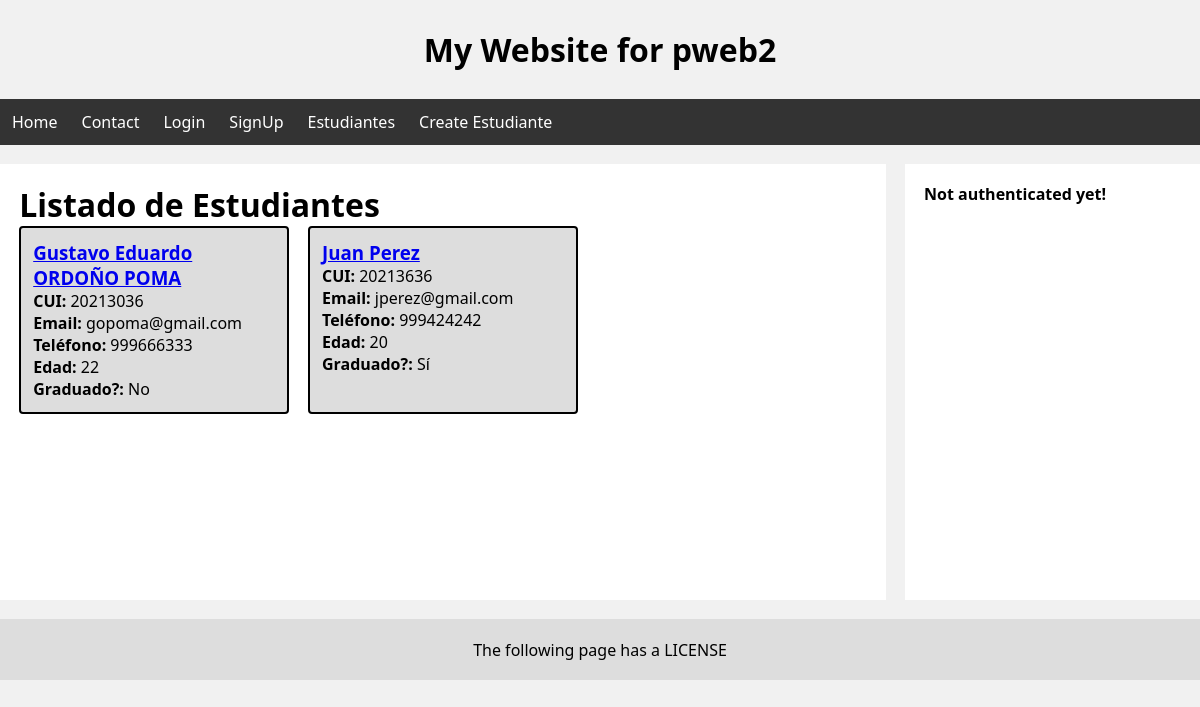
The page /estudiantes/ on the database its author committed.
### estudiantes/models.py (models this page shows, shortened)
class Estudiante(models.Model):
    cui = models.CharField(max_length=8)
    fullname = models.CharField(max_length=255)
    age = models.IntegerField()
    email = models.EmailField()
    phone_number = models.CharField(max_length=9)
    graduated = models.BooleanField(default=False)
    state = models.CharField(blank=True, max_length=255)
    city = models.CharField(blank=True, max_length=255)
    district = models.CharField(blank=True, max_length=255)
    def get_absolute_url(self):
        return reverse("estudiantes:estudiante-detail", kwargs={"pk": self.id})

### estudiantes/views.py (the view)
# urls.py: path('', EstudianteListView.as_view(), name="estudiante-list"),
class EstudianteListView(ListView):
    model = Estudiante
    paginate_by = 2

### estudiantes/templates/estudiantes/estudiante_list.html (shortened to what this page needs)
{% extends 'layouts/main-layout.html' %}
{% block content %}
    <h1>Listado de Estudiantes</h1>
    <section class="students">
        {% for estudiante in object_list %}
            <article class="students__student">
                <h3>
                    <a href="{{ estudiante.get_absolute_url }}">{{ estudiante.fullname }}</a>
                </h3>
                <p><b>CUI: </b>{{ estudiante.cui }}</p>
                <p><b>Email: </b>{{ estudiante.email }}</p>
                <p><b>Teléfono: </b>{{ estudiante.phone_number }}</p>
                <p><b>Edad: </b>{{ estudiante.age }}</p>
                <p><b>Graduado?: </b>
                    {% if estudiante.graduated %}
                        <span>Sí</span>
                    {% else %}
                        <span>No</span>
                    {% endif %}
                </p>
            </article>
        {% endfor %}
    </section>
{% endblock %}

### static/css/styles.css (style rules this page uses)
* { box-sizing: border-box; margin: 0; padding: 0; font-family:'Segoe UI', Tahoma, Geneva, Verdana, sans-serif; }
body { background-color: #F1F1F1; }

### estudiantes/templates/estudiantes/estudiante_list.html (style rules this page uses)
.students { display: grid; gap: 1.2rem; grid-template-columns: repeat(3, 1fr); }
.students__student { border: 2px solid #000; border-radius: 4px; padding: 0.75rem; background-color: #DDD; }

### rows shown on the page
Estudiante: fullname "Gustavo Eduardo ORDOÑO POMA", cui "20213036", email "gopoma@gmail.com", phone_number "999666333", age "22", graduated "No"
Estudiante: fullname "Juan Perez", cui "20213636", email "jperez@gmail.com", phone_number "999424242", age "20", graduated "Sí"
